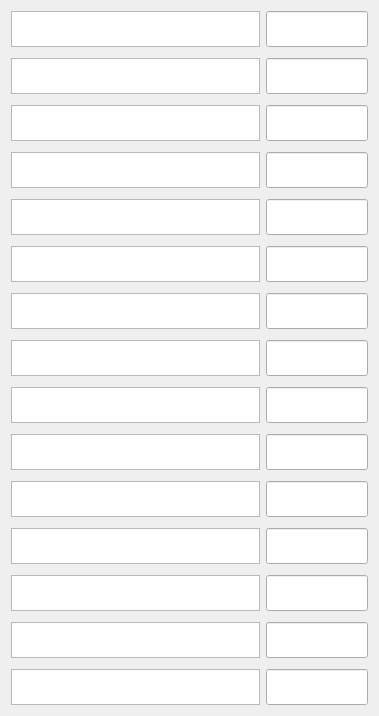
     <widget class="QWidget" name="scrollAreaWidgetContents">
      <property name="geometry">
       <rect>
        <x>0</x>
        <y>0</y>
        <width>379</width>
        <height>714</height>
       </rect>
      </property>
      <layout class="QGridLayout" name="gridLayout_5">
       <item row="0" column="0">
        <layout class="QGridLayout" name="gridLayout">
         <property name="verticalSpacing">
          <number>11</number>
         </property>
         <item row="17" column="1">
          <widget class="QgsFilterLineEdit" name="textEdit_Edit_11">
           <property name="maximumSize">
            <size>
             <width>16777215</width>
             <height>36</height>
            </size>
           </property>
           <property name="qgisRelation" stdset="0">
            <string notr="true"/>
           </property>
          </widget>
         </item>
         <item row="18" column="1">
          <widget class="QgsFilterLineEdit" name="textEdit_Edit_12">
           <property name="maximumSize">
            <size>
             <width>16777215</width>
             <height>36</height>
            </size>
           </property>
           <property name="qgisRelation" stdset="0">
            <string notr="true"/>
           </property>
          </widget>
         </item>
         <item row="17" column="0">
          <widget class="QTextBrowser" name="textBrowser_11">
           <property name="sizePolicy">
            <sizepolicy hsizetype="Expanding" vsizetype="Fixed">
             <horstretch>0</horstretch>
             <verstretch>0</verstretch>
            </sizepolicy>
           </property>
           <property name="maximumSize">
            <size>
             <width>16777215</width>
             <height>36</height>
            </size>
           </property>
           <property name="html">
            <string>&lt;!DOCTYPE HTML PUBLIC &quot;-//W3C//DTD HTML 4.0//EN&quot; &quot;http://www.w3.org/TR/REC-html40/strict.dtd&quot;&gt;
&lt;html&gt;&lt;head&gt;&lt;meta name=&quot;qrichtext&quot; content=&quot;1&quot; /&gt;&lt;style type=&quot;text/css&quot;&gt;
p, li { white-space: pre-wrap; }
&lt;/style&gt;&lt;/head&gt;&lt;body style=&quot; font-family:'MS Shell Dlg 2'; font-size:8.25pt; font-weight:400; font-style:normal;&quot;&gt;
&lt;p style=&quot;-qt-paragraph-type:empty; margin-top:0px; margin-bottom:0px; margin-left:0px; margin-right:0px; -qt-block-indent:0; text-indent:0px; font-size:12pt;&quot;&gt;&lt;br /&gt;&lt;/p&gt;&lt;/body&gt;&lt;/html&gt;</string>
           </property>
          </widget>
         </item>
         <item row="18" column="0">
          <widget class="QTextBrowser" name="textBrowser_12">
           <property name="sizePolicy">
            <sizepolicy hsizetype="Expanding" vsizetype="Fixed">
             <horstretch>0</horstretch>
             <verstretch>0</verstretch>
            </sizepolicy>
           </property>
           <property name="maximumSize">
            <size>
             <width>16777215</width>
             <height>36</height>
            </size>
           </property>
           <property name="html">
            <string>&lt;!DOCTYPE HTML PUBLIC &quot;-//W3C//DTD HTML 4.0//EN&quot; &quot;http://www.w3.org/TR/REC-html40/strict.dtd&quot;&gt;
&lt;html&gt;&lt;head&gt;&lt;meta name=&quot;qrichtext&quot; content=&quot;1&quot; /&gt;&lt;style type=&quot;text/css&quot;&gt;
p, li { white-space: pre-wrap; }
&lt;/style&gt;&lt;/head&gt;&lt;body style=&quot; font-family:'MS Shell Dlg 2'; font-size:8.25pt; font-weight:400; font-style:normal;&quot;&gt;
&lt;p style=&quot;-qt-paragraph-type:empty; margin-top:0px; margin-bottom:0px; margin-left:0px; margin-right:0px; -qt-block-indent:0; text-indent:0px; font-size:12pt;&quot;&gt;&lt;br /&gt;&lt;/p&gt;&lt;/body&gt;&lt;/html&gt;</string>
           </property>
          </widget>
         </item>
         <item row="19" column="0">
          <widget class="QTextBrowser" name="textBrowser_13">
           <property name="sizePolicy">
            <sizepolicy hsizetype="Expanding" vsizetype="Fixed">
             <horstretch>0</horstretch>
             <verstretch>0</verstretch>
            </sizepolicy>
           </property>
           <property name="maximumSize">
            <size>
             <width>16777215</width>
             <height>36</height>
            </size>
           </property>
           <property name="html">
            <string>&lt;!DOCTYPE HTML PUBLIC &quot;-//W3C//DTD HTML 4.0//EN&quot; &quot;http://www.w3.org/TR/REC-html40/strict.dtd&quot;&gt;
&lt;html&gt;&lt;head&gt;&lt;meta name=&quot;qrichtext&quot; content=&quot;1&quot; /&gt;&lt;style type=&quot;text/css&quot;&gt;
p, li { white-space: pre-wrap; }
&lt;/style&gt;&lt;/head&gt;&lt;body style=&quot; font-family:'MS Shell Dlg 2'; font-size:8.25pt; font-weight:400; font-style:normal;&quot;&gt;
&lt;p style=&quot;-qt-paragraph-type:empty; margin-top:0px; margin-bottom:0px; margin-left:0px; margin-right:0px; -qt-block-indent:0; text-indent:0px; font-size:12pt;&quot;&gt;&lt;br /&gt;&lt;/p&gt;&lt;/body&gt;&lt;/html&gt;</string>
           </property>
          </widget>
         </item>
         <item row="12" column="0">
          <widget class="QTextBrowser" name="textBrowser_6">
           <property name="sizePolicy">
            <sizepolicy hsizetype="Expanding" vsizetype="Fixed">
             <horstretch>0</horstretch>
             <verstretch>0</verstretch>
            </sizepolicy>
           </property>
           <property name="maximumSize">
            <size>
             <width>16777215</width>
             <height>36</height>
            </size>
           </property>
           <property name="html">
            <string>&lt;!DOCTYPE HTML PUBLIC &quot;-//W3C//DTD HTML 4.0//EN&quot; &quot;http://www.w3.org/TR/REC-html40/strict.dtd&quot;&gt;
&lt;html&gt;&lt;head&gt;&lt;meta name=&quot;qrichtext&quot; content=&quot;1&quot; /&gt;&lt;style type=&quot;text/css&quot;&gt;
p, li { white-space: pre-wrap; }
&lt;/style&gt;&lt;/head&gt;&lt;body style=&quot; font-family:'MS Shell Dlg 2'; font-size:8.25pt; font-weight:400; font-style:normal;&quot;&gt;
&lt;p style=&quot;-qt-paragraph-type:empty; margin-top:0px; margin-bottom:0px; margin-left:0px; margin-right:0px; -qt-block-indent:0; text-indent:0px; font-size:12pt;&quot;&gt;&lt;br /&gt;&lt;/p&gt;&lt;/body&gt;&lt;/html&gt;</string>
           </property>
          </widget>
         </item>
         <item row="10" column="1">
          <widget class="QgsFilterLineEdit" name="textEdit_Edit_4">
           <property name="maximumSize">
            <size>
             <width>16777215</width>
             <height>36</height>
            </size>
           </property>
           <property name="qgisRelation" stdset="0">
            <string notr="true"/>
           </property>
          </widget>
         </item>
         <item row="6" column="1">
          <widget class="QgsFilterLineEdit" name="textEdit_Edit_0">
           <property name="maximumSize">
            <size>
             <width>16777215</width>
             <height>36</height>
            </size>
           </property>
           <property name="qgisRelation" stdset="0">
            <string notr="true"/>
           </property>
          </widget>
         </item>
         <item row="11" column="1">
          <widget class="QgsFilterLineEdit" name="textEdit_Edit_5">
           <property name="maximumSize">
            <size>
             <width>16777215</width>
             <height>36</height>
            </size>
           </property>
           <property name="qgisRelation" stdset="0">
            <string notr="true"/>
           </property>
          </widget>
         </item>
         <item row="16" column="0">
          <widget class="QTextBrowser" name="textBrowser_10">
           <property name="sizePolicy">
            <sizepolicy hsizetype="Expanding" vsizetype="Fixed">
             <horstretch>0</horstretch>
             <verstretch>0</verstretch>
            </sizepolicy>
           </property>
           <property name="maximumSize">
            <size>
             <width>16777215</width>
             <height>36</height>
            </size>
           </property>
           <property name="html">
            <string>&lt;!DOCTYPE HTML PUBLIC &quot;-//W3C//DTD HTML 4.0//EN&quot; &quot;http://www.w3.org/TR/REC-html40/strict.dtd&quot;&gt;
&lt;html&gt;&lt;head&gt;&lt;meta name=&quot;qrichtext&quot; content=&quot;1&quot; /&gt;&lt;style type=&quot;text/css&quot;&gt;
p, li { white-space: pre-wrap; }
&lt;/style&gt;&lt;/head&gt;&lt;body style=&quot; font-family:'MS Shell Dlg 2'; font-size:8.25pt; font-weight:400; font-style:normal;&quot;&gt;
&lt;p style=&quot;-qt-paragraph-type:empty; margin-top:0px; margin-bottom:0px; margin-left:0px; margin-right:0px; -qt-block-indent:0; text-indent:0px; font-size:12pt;&quot;&gt;&lt;br /&gt;&lt;/p&gt;&lt;/body&gt;&lt;/html&gt;</string>
           </property>
          </widget>
         </item>
         <item row="6" column="0">
          <widget class="QTextBrowser" name="textBrowser_0">
           <property name="sizePolicy">
            <sizepolicy hsizetype="Expanding" vsizetype="Fixed">
             <horstretch>0</horstretch>
             <verstretch>0</verstretch>
            </sizepolicy>
           </property>
           <property name="maximumSize">
            <size>
             <width>16777215</width>
             <height>36</height>
            </size>
           </property>
           <property name="html">
            <string>&lt;!DOCTYPE HTML PUBLIC &quot;-//W3C//DTD HTML 4.0//EN&quot; &quot;http://www.w3.org/TR/REC-html40/strict.dtd&quot;&gt;
&lt;html&gt;&lt;head&gt;&lt;meta name=&quot;qrichtext&quot; content=&quot;1&quot; /&gt;&lt;style type=&quot;text/css&quot;&gt;
p, li { white-space: pre-wrap; }
&lt;/style&gt;&lt;/head&gt;&lt;body style=&quot; font-family:'MS Shell Dlg 2'; font-size:8.25pt; font-weight:400; font-style:normal;&quot;&gt;
&lt;p style=&quot;-qt-paragraph-type:empty; margin-top:0px; margin-bottom:0px; margin-left:0px; margin-right:0px; -qt-block-indent:0; text-indent:0px; font-size:12pt;&quot;&gt;&lt;br /&gt;&lt;/p&gt;&lt;/body&gt;&lt;/html&gt;</string>
           </property>
          </widget>
         </item>
         <item row="15" column="0">
          <widget class="QTextBrowser" name="textBrowser_9">
           <property name="sizePolicy">
            <sizepolicy hsizetype="Expanding" vsizetype="Fixed">
             <horstretch>0</horstretch>
             <verstretch>0</verstretch>
            </sizepolicy>
           </property>
           <property name="maximumSize">
            <size>
             <width>16777215</width>
             <height>36</height>
            </size>
           </property>
           <property name="html">
            <string>&lt;!DOCTYPE HTML PUBLIC &quot;-//W3C//DTD HTML 4.0//EN&quot; &quot;http://www.w3.org/TR/REC-html40/strict.dtd&quot;&gt;
&lt;html&gt;&lt;head&gt;&lt;meta name=&quot;qrichtext&quot; content=&quot;1&quot; /&gt;&lt;style type=&quot;text/css&quot;&gt;
p, li { white-space: pre-wrap; }
&lt;/style&gt;&lt;/head&gt;&lt;body style=&quot; font-family:'MS Shell Dlg 2'; font-size:8.25pt; font-weight:400; font-style:normal;&quot;&gt;
&lt;p style=&quot;-qt-paragraph-type:empty; margin-top:0px; margin-bottom:0px; margin-left:0px; margin-right:0px; -qt-block-indent:0; text-indent:0px; font-size:12pt;&quot;&gt;&lt;br /&gt;&lt;/p&gt;&lt;/body&gt;&lt;/html&gt;</string>
           </property>
          </widget>
         </item>
         <item row="8" column="1">
          <widget class="QgsFilterLineEdit" name="textEdit_Edit_2">
           <property name="maximumSize">
            <size>
             <width>16777215</width>
             <height>36</height>
            </size>
           </property>
           <property name="qgisRelation" stdset="0">
            <string notr="true"/>
           </property>
          </widget>
         </item>
         <item row="8" column="0">
          <widget class="QTextBrowser" name="textBrowser_2">
           <property name="sizePolicy">
            <sizepolicy hsizetype="Expanding" vsizetype="Fixed">
             <horstretch>0</horstretch>
             <verstretch>0</verstretch>
            </sizepolicy>
           </property>
           <property name="maximumSize">
            <size>
             <width>16777215</width>
             <height>36</height>
            </size>
           </property>
           <property name="html">
            <string>&lt;!DOCTYPE HTML PUBLIC &quot;-//W3C//DTD HTML 4.0//EN&quot; &quot;http://www.w3.org/TR/REC-html40/strict.dtd&quot;&gt;
&lt;html&gt;&lt;head&gt;&lt;meta name=&quot;qrichtext&quot; content=&quot;1&quot; /&gt;&lt;style type=&quot;text/css&quot;&gt;
p, li { white-space: pre-wrap; }
&lt;/style&gt;&lt;/head&gt;&lt;body style=&quot; font-family:'MS Shell Dlg 2'; font-size:8.25pt; font-weight:400; font-style:normal;&quot;&gt;
&lt;p style=&quot;-qt-paragraph-type:empty; margin-top:0px; margin-bottom:0px; margin-left:0px; margin-right:0px; -qt-block-indent:0; text-indent:0px; font-size:12pt;&quot;&gt;&lt;br /&gt;&lt;/p&gt;&lt;/body&gt;&lt;/html&gt;</string>
           </property>
          </widget>
         </item>
         <item row="14" column="0">
          <widget class="QTextBrowser" name="textBrowser_8">
           <property name="sizePolicy">
            <sizepolicy hsizetype="Expanding" vsizetype="Fixed">
             <horstretch>0</horstretch>
             <verstretch>0</verstretch>
            </sizepolicy>
           </property>
           <property name="maximumSize">
            <size>
             <width>16777215</width>
             <height>36</height>
            </size>
           </property>
           <property name="html">
            <string>&lt;!DOCTYPE HTML PUBLIC &quot;-//W3C//DTD HTML 4.0//EN&quot; &quot;http://www.w3.org/TR/REC-html40/strict.dtd&quot;&gt;
&lt;html&gt;&lt;head&gt;&lt;meta name=&quot;qrichtext&quot; content=&quot;1&quot; /&gt;&lt;style type=&quot;text/css&quot;&gt;
p, li { white-space: pre-wrap; }
&lt;/style&gt;&lt;/head&gt;&lt;body style=&quot; font-family:'MS Shell Dlg 2'; font-size:8.25pt; font-weight:400; font-style:normal;&quot;&gt;
&lt;p style=&quot;-qt-paragraph-type:empty; margin-top:0px; margin-bottom:0px; margin-left:0px; margin-right:0px; -qt-block-indent:0; text-indent:0px; font-size:12pt;&quot;&gt;&lt;br /&gt;&lt;/p&gt;&lt;/body&gt;&lt;/html&gt;</string>
           </property>
          </widget>
         </item>
         <item row="9" column="1">
          <widget class="QgsFilterLineEdit" name="textEdit_Edit_3">
           <property name="maximumSize">
            <size>
             <width>16777215</width>
             <height>36</height>
            </size>
           </property>
           <property name="qgisRelation" stdset="0">
            <string notr="true"/>
           </property>
          </widget>
         </item>
         <item row="9" column="0">
          <widget class="QTextBrowser" name="textBrowser_3">
           <property name="sizePolicy">
            <sizepolicy hsizetype="Expanding" vsizetype="Fixed">
             <horstretch>0</horstretch>
             <verstretch>0</verstretch>
            </sizepolicy>
           </property>
           <property name="maximumSize">
            <size>
             <width>16777215</width>
             <height>36</height>
            </size>
           </property>
           <property name="html">
            <string>&lt;!DOCTYPE HTML PUBLIC &quot;-//W3C//DTD HTML 4.0//EN&quot; &quot;http://www.w3.org/TR/REC-html40/strict.dtd&quot;&gt;
&lt;html&gt;&lt;head&gt;&lt;meta name=&quot;qrichtext&quot; content=&quot;1&quot; /&gt;&lt;style type=&quot;text/css&quot;&gt;
p, li { white-space: pre-wrap; }
&lt;/style&gt;&lt;/head&gt;&lt;body style=&quot; font-family:'MS Shell Dlg 2'; font-size:8.25pt; font-weight:400; font-style:normal;&quot;&gt;
&lt;p style=&quot;-qt-paragraph-type:empty; margin-top:0px; margin-bottom:0px; margin-left:0px; margin-right:0px; -qt-block-indent:0; text-indent:0px; font-size:12pt;&quot;&gt;&lt;br /&gt;&lt;/p&gt;&lt;/body&gt;&lt;/html&gt;</string>
           </property>
          </widget>
         </item>
         <item row="13" column="0">
          <widget class="QTextBrowser" name="textBrowser_7">
           <property name="sizePolicy">
            <sizepolicy hsizetype="Expanding" vsizetype="Fixed">
             <horstretch>0</horstretch>
             <verstretch>0</verstretch>
            </sizepolicy>
           </property>
           <property name="maximumSize">
            <size>
             <width>16777215</width>
             <height>36</height>
            </size>
           </property>
           <property name="html">
            <string>&lt;!DOCTYPE HTML PUBLIC &quot;-//W3C//DTD HTML 4.0//EN&quot; &quot;http://www.w3.org/TR/REC-html40/strict.dtd&quot;&gt;
&lt;html&gt;&lt;head&gt;&lt;meta name=&quot;qrichtext&quot; content=&quot;1&quot; /&gt;&lt;style type=&quot;text/css&quot;&gt;
p, li { white-space: pre-wrap; }
&lt;/style&gt;&lt;/head&gt;&lt;body style=&quot; font-family:'MS Shell Dlg 2'; font-size:8.25pt; font-weight:400; font-style:normal;&quot;&gt;
&lt;p style=&quot;-qt-paragraph-type:empty; margin-top:0px; margin-bottom:0px; margin-left:0px; margin-right:0px; -qt-block-indent:0; text-indent:0px; font-size:12pt;&quot;&gt;&lt;br /&gt;&lt;/p&gt;&lt;/body&gt;&lt;/html&gt;</string>
           </property>
          </widget>
         </item>
         <item row="7" column="1">
          <widget class="QgsFilterLineEdit" name="textEdit_Edit_1">
           <property name="maximumSize">
            <size>
             <width>16777215</width>
             <height>36</height>
            </size>
           </property>
           <property name="qgisRelation" stdset="0">
            <string notr="true"/>
           </property>
          </widget>
         </item>
         <item row="7" column="0">
          <widget class="QTextBrowser" name="textBrowser_1">
           <property name="sizePolicy">
            <sizepolicy hsizetype="Expanding" vsizetype="Fixed">
             <horstretch>0</horstretch>
             <verstretch>0</verstretch>
            </sizepolicy>
           </property>
           <property name="maximumSize">
            <size>
             <width>16777215</width>
             <height>36</height>
            </size>
           </property>
           <property name="html">
            <string>&lt;!DOCTYPE HTML PUBLIC &quot;-//W3C//DTD HTML 4.0//EN&quot; &quot;http://www.w3.org/TR/REC-html40/strict.dtd&quot;&gt;
&lt;html&gt;&lt;head&gt;&lt;meta name=&quot;qrichtext&quot; content=&quot;1&quot; /&gt;&lt;style type=&quot;text/css&quot;&gt;
p, li { white-space: pre-wrap; }
&lt;/style&gt;&lt;/head&gt;&lt;body style=&quot; font-family:'MS Shell Dlg 2'; font-size:8.25pt; font-weight:400; font-style:normal;&quot;&gt;
&lt;p style=&quot;-qt-paragraph-type:empty; margin-top:0px; margin-bottom:0px; margin-left:0px; margin-right:0px; -qt-block-indent:0; text-indent:0px; font-size:12pt;&quot;&gt;&lt;br /&gt;&lt;/p&gt;&lt;/body&gt;&lt;/html&gt;</string>
           </property>
          </widget>
         </item>
         <item row="15" column="1">
          <widget class="QgsFilterLineEdit" name="textEdit_Edit_9">
           <property name="maximumSize">
            <size>
             <width>16777215</width>
             <height>36</height>
            </size>
           </property>
           <property name="qgisRelation" stdset="0">
            <string notr="true"/>
           </property>
          </widget>
         </item>
         <item row="11" column="0">
          <widget class="QTextBrowser" name="textBrowser_5">
           <property name="sizePolicy">
            <sizepolicy hsizetype="Expanding" vsizetype="Fixed">
             <horstretch>0</horstretch>
             <verstretch>0</verstretch>
            </sizepolicy>
           </property>
           <property name="maximumSize">
            <size>
             <width>16777215</width>
             <height>36</height>
            </size>
           </property>
           <property name="html">
            <string>&lt;!DOCTYPE HTML PUBLIC &quot;-//W3C//DTD HTML 4.0//EN&quot; &quot;http://www.w3.org/TR/REC-html40/strict.dtd&quot;&gt;
&lt;html&gt;&lt;head&gt;&lt;meta name=&quot;qrichtext&quot; content=&quot;1&quot; /&gt;&lt;style type=&quot;text/css&quot;&gt;
p, li { white-space: pre-wrap; }
&lt;/style&gt;&lt;/head&gt;&lt;body style=&quot; font-family:'MS Shell Dlg 2'; font-size:8.25pt; font-weight:400; font-style:normal;&quot;&gt;
&lt;p style=&quot;-qt-paragraph-type:empty; margin-top:0px; margin-bottom:0px; margin-left:0px; margin-right:0px; -qt-block-indent:0; text-indent:0px; font-size:12pt;&quot;&gt;&lt;br /&gt;&lt;/p&gt;&lt;/body&gt;&lt;/html&gt;</string>
           </property>
          </widget>
         </item>
         <item row="14" column="1">
          <widget class="QgsFilterLineEdit" name="textEdit_Edit_8">
           <property name="maximumSize">
            <size>
             <width>16777215</width>
             <height>36</height>
            </size>
           </property>
           <property name="qgisRelation" stdset="0">
            <string notr="true"/>
           </property>
          </widget>
         </item>
         <item row="12" column="1">
          <widget class="QgsFilterLineEdit" name="textEdit_Edit_6">
           <property name="maximumSize">
            <size>
             <width>16777215</width>
             <height>36</height>
            </size>
           </property>
           <property name="qgisRelation" stdset="0">
            <string notr="true"/>
           </property>
          </widget>
         </item>
         <item row="16" column="1">
          <widget class="QgsFilterLineEdit" name="textEdit_Edit_10">
           <property name="maximumSize">
            <size>
             <width>16777215</width>
             <height>36</height>
            </size>
           </property>
           <property name="qgisRelation" stdset="0">
            <string notr="true"/>
           </property>
          </widget>
         </item>
         <item row="13" column="1">
          <widget class="QgsFilterLineEdit" name="textEdit_Edit_7">
           <property name="maximumSize">
            <size>
             <width>16777215</width>
             <height>36</height>
            </size>
           </property>
           <property name="qgisRelation" stdset="0">
            <string notr="true"/>
           </property>
          </widget>
         </item>
         <item row="10" column="0">
          <widget class="QTextBrowser" name="textBrowser_4">
           <property name="sizePolicy">
            <sizepolicy hsizetype="Expanding" vsizetype="Fixed">
             <horstretch>0</horstretch>
             <verstretch>0</verstretch>
            </sizepolicy>
           </property>
           <property name="maximumSize">
            <size>
             <width>16777215</width>
             <height>36</height>
            </size>
           </property>
           <property name="html">
            <string>&lt;!DOCTYPE HTML PUBLIC &quot;-//W3C//DTD HTML 4.0//EN&quot; &quot;http://www.w3.org/TR/REC-html40/strict.dtd&quot;&gt;
&lt;html&gt;&lt;head&gt;&lt;meta name=&quot;qrichtext&quot; content=&quot;1&quot; /&gt;&lt;style type=&quot;text/css&quot;&gt;
p, li { white-space: pre-wrap; }
&lt;/style&gt;&lt;/head&gt;&lt;body style=&quot; font-family:'MS Shell Dlg 2'; font-size:8.25pt; font-weight:400; font-style:normal;&quot;&gt;
&lt;p style=&quot;-qt-paragraph-type:empty; margin-top:0px; margin-bottom:0px; margin-left:0px; margin-right:0px; -qt-block-indent:0; text-indent:0px; font-size:12pt;&quot;&gt;&lt;br /&gt;&lt;/p&gt;&lt;/body&gt;&lt;/html&gt;</string>
           </property>
          </widget>
         </item>
         <item row="20" column="0">
          <widget class="QTextBrowser" name="textBrowser_14">
           <property name="sizePolicy">
            <sizepolicy hsizetype="Expanding" vsizetype="Fixed">
             <horstretch>0</horstretch>
             <verstretch>0</verstretch>
            </sizepolicy>
           </property>
           <property name="maximumSize">
            <size>
             <width>16777215</width>
             <height>36</height>
            </size>
           </property>
           <property name="html">
            <string>&lt;!DOCTYPE HTML PUBLIC &quot;-//W3C//DTD HTML 4.0//EN&quot; &quot;http://www.w3.org/TR/REC-html40/strict.dtd&quot;&gt;
&lt;html&gt;&lt;head&gt;&lt;meta name=&quot;qrichtext&quot; content=&quot;1&quot; /&gt;&lt;style type=&quot;text/css&quot;&gt;
p, li { white-space: pre-wrap; }
&lt;/style&gt;&lt;/head&gt;&lt;body style=&quot; font-family:'MS Shell Dlg 2'; font-size:8.25pt; font-weight:400; font-style:normal;&quot;&gt;
&lt;p style=&quot;-qt-paragraph-type:empty; margin-top:0px; margin-bottom:0px; margin-left:0px; margin-right:0px; -qt-block-indent:0; text-indent:0px; font-size:12pt;&quot;&gt;&lt;br /&gt;&lt;/p&gt;&lt;/body&gt;&lt;/html&gt;</string>
           </property>
          </widget>
         </item>
         <item row="19" column="1">
          <widget class="QgsFilterLineEdit" name="textEdit_Edit_13">
           <property name="maximumSize">
            <size>
             <width>16777215</width>
             <height>36</height>
            </size>
           </property>
           <property name="qgisRelation" stdset="0">
            <string notr="true"/>
           </property>
          </widget>
         </item>
         <item row="20" column="1">
          <widget class="QgsFilterLineEdit" name="textEdit_Edit_14">
           <property name="maximumSize">
            <size>
             <width>16777215</width>
             <height>36</height>
            </size>
           </property>
           <property name="qgisRelation" stdset="0">
            <string notr="true"/>
           </property>
          </widget>
         </item>
        </layout>
       </item>
      </layout>
     </widget>
